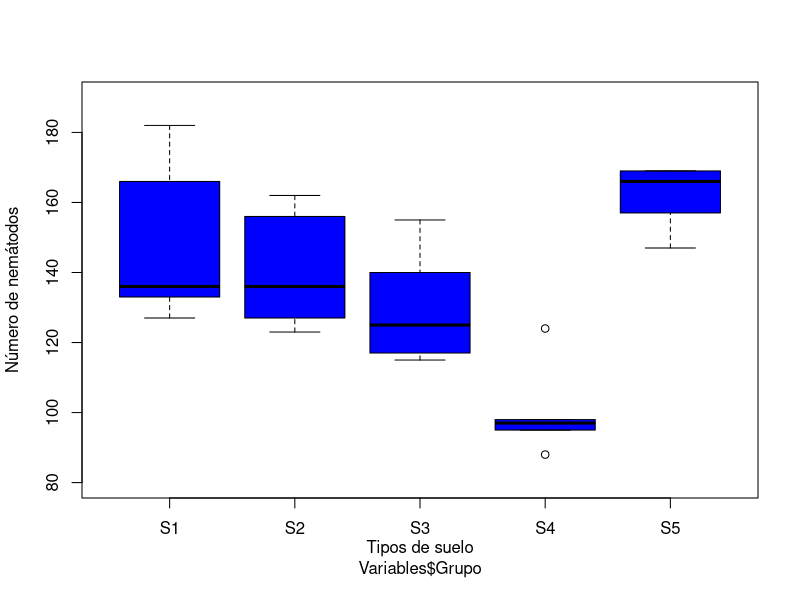
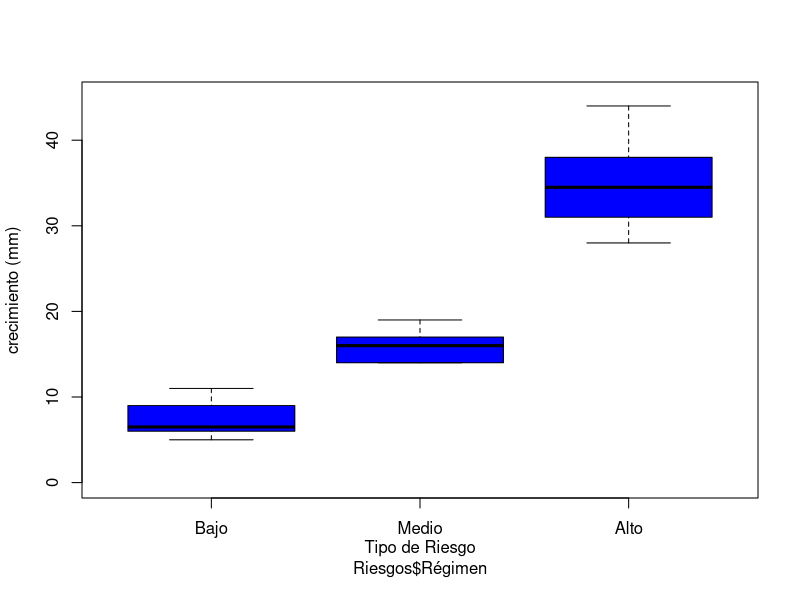

These figures' R source, in order:
# Hugo Vazquez
# 2176696
# 10/11/2023

# Análisis de varianza

setwd("C:/UANL_FCF/REPOSITORIOS/Exp_Met_Est_AD2023")

# EJERCICIO 1 -------------------------------------------------------------
# Se examinaron cinco tipos diferentes de suelo para detectar la aparición de nematodos. En cada caso se realizaron cinco replicas para su evalu

# Cantidad de nematodos encontrados en cinco tipos de suelo diferente. Cada suelo contiene cinco muestras.

# Variables

Grupo <- gl(5, 5, labels = c("S1","S2", "S3", "S4", "S5"))
Nemátodos <- c(127, 166, 136, 182, 133,
               162, 156, 123, 136, 127,
               155, 140, 125, 115, 117,
               124, 95, 88, 97, 98,
               169, 147, 166, 157, 169)
Variables <- data.frame(Grupo, Nemátodos)
head(Nemátodos)

boxplot(Nemátodos~Variables$Grupo,
  col = "blue",
        ylim=c(80, 190),
        ylab="Número de nemátodos")
mtext("Tipos de suelo", side=1, padj=3)

# Aplique la función tapply y encuentre las varianzas de los cinco tratamientos. ¿Cuántas veces es la diferencia entre la varainza más pequeña y la más grande?

Varianzas_tratamiento <- tapply(Variables$Nemátodos, Variables$Grupo, var)
print(Varianzas_tratamiento)

# Realiza un test F (ANOVA) para comparar las medias de las 5 muestras ¿Cuáles serían las hipótesis nula y alternativa?
    ## Al realizar el ANOVA, para la comaración de medias, las hipótesis serían las siguientes
    ## Ho= Las medias de todos los grupos son iguales
    ## H1= No todas las medias de los grupos son iguales, por lo menos hay una media diferente a resto de los demás.

anova <- aov(Nemátodos ~ Grupo, data = Variables)
anova <- summary(anova)
print(anova)

# Describe los resultados obtenidos indicando cuál es el valor del estadístico de contraste (F), los grados de libertad del factor, los grados de libertad residuales y el valor de P.
    ## Los valores asociados al factor "Grupo" son los siguientes
    ## El estadístico de contraste F tiene un valor de 9.287
    ## Hay 4 grados de libertad para el factor "Grupo" y 20 grados de libertad residuales
    ## el valor de p es de 0.000207, rechazando la Hipótesis nula (Ho), lo que nos indica que al menos una de las medias es diferente al resto de los grupos

# También indica cuál sería el valor crítico de F bajo la hipótesis nula, que nos proporcionará la definición de una región de aceptación y rechazo (consideramos un nivel de significación alfa = 0.05).
    ## si tenemos 4 grados de libertad para Grupo y 20 grados de libertad para Residuales y un nivel de significancia alpha=0.05, aplicamos la siguiente función para determinar el valor crítico de F
df_Grupo <- 4
df_Residuales <- 20
alpha <- 0.05
    ## entonces:
valor_critico_F <- qf(1 - alpha, df_Grupo, df_Residuales)
print(valor_critico_F)
    ## entonces el valor crítico de F con un nivel de significancia alfa del 0.05 es de 2.87 siendo mayor el de contraste F calculado con 9.287, por lo que es evidencia de rechazo a la hipótesis nula.

# Tras evaluar la tabla ANOVA, ¿cuál sería tu conclusión en el contexto del problema?
    ## Se rechaza la hipótesis nula, quedando demostrado que hay un grupo de entre los existentes que es diferente. Por otro lado el análisis de varianza indica que hay una diferencia significativa entre los grupos

# EJERCICIO 2 -------------------------------------------------------------

# Se examino el crecimiento de una especie bajo diferentes regímenes de riego. Cada tratamiento contiene seis observaciones.

# Crecimiento de la especie bajo diferentes regímenes de riego (Bajo, Medio y Alto). Cada tipo de riego contiene seis observaciones.

# Riesgos

Régimen <- gl(3, 6, labels = c("Bajo","Medio", "Alto"))
Rango <- c(9, 11, 6, 7, 6, 5,
               14, 17, 19, 14, 17, 15,
               28, 31, 32, 44, 38, 37)
Riesgos <- data.frame(Régimen, Rango)
head(Rango)

boxplot(Rango~Riesgos$Régimen,
        col = "blue",
        ylim=c(0, 45),
        ylab="crecimiento (mm)")
mtext("Tipo de Riesgo", side=1, padj=3)

# Aplique la función tapply y encuentre las varianzas de los cinco tratamientos. ¿Cuántas veces es la diferencia entre la varianza más pequeña y la más grande?

Varianzas_tratamiento <- tapply(Riesgos$Rango, Riesgos$Régimen, var)
print(Varianzas_tratamiento)

# Realiza un test F (ANOVA) para comparar las medias de las 5 muestras ¿Cuáles serían las hipótesis nula y alternativa?
    ## Al realizar el ANOVA para comparar las medias de los tipos de régimen de tratamientos, las hipótesis quedan de la siguiente manera:
    ## Ho= Las medias de los tratamientos Bajo, Medio y Alto son iguales 
    ## H1= Una de las medias de los tratamientos Bajo, Medio o Alto es diferente de las demás.

anova <- aov(Rango ~ Régimen, data = Riesgos)
anova <- summary(anova)
print(anova)

# Describe los resultados obtenidos indicando cuál es el valor del estadístico de contraste (F), los grados de libertad del factor, los grados de libertad residuales y el valor de P
    ## Los valores asociados al factor "Régimen" son los siguientes
    ## El estadístico de contraste F tiene un valor de 84.48
    ## Hay 2 grados de libertad para el factor "Régimen" y 15 grados de libertad residuales
    ## el valor de p es de 6.84e-9, rechazando la Hipótesis nula (Ho) con un valor relativamente por de bajo del 0.05, lo que nos indica que hay medias es diferente al resto de los grupos.


# También indica cuál sería el valor crítico de F bajo la hipótesis nula, que nos proporcionará la definición de una región de aceptación y rechazo (consideramos un nivel de significación alfa = 0.05).
    ## si tenemos 2 grados de libertad para Grupo y 15 grados de libertad para Residuales y un nivel de significancia alpha=0.05, aplicamos la siguiente función para determinar el valor crítico de F
df_Régimen <- 2
df_Residuales <- 15
alpha <- 0.05
    ## entonces:
valor_critico_F <- qf(1 - alpha, df_Régimen, df_Residuales)
print(valor_critico_F)
    ## entonces el valor crítico de F con un nivel de significancia alfa del 0.05 es de 3.6832 siendo mayor el de contraste F calculado con 84.48, por lo que es evidencia de rechazo a la hipótesis nula.

# Tras evaluar la tabla ANOVA, ¿cuál sería tu conclusión en el contexto del p
    ## Se rechaza la hipótesis nula, ya que existe diferencia entre los grupos de régimen, mientras que en el análisis de varianza indica que hay una diferencia significativa del Régimen Alto, respecto al Medio y al Bajo que son similares


